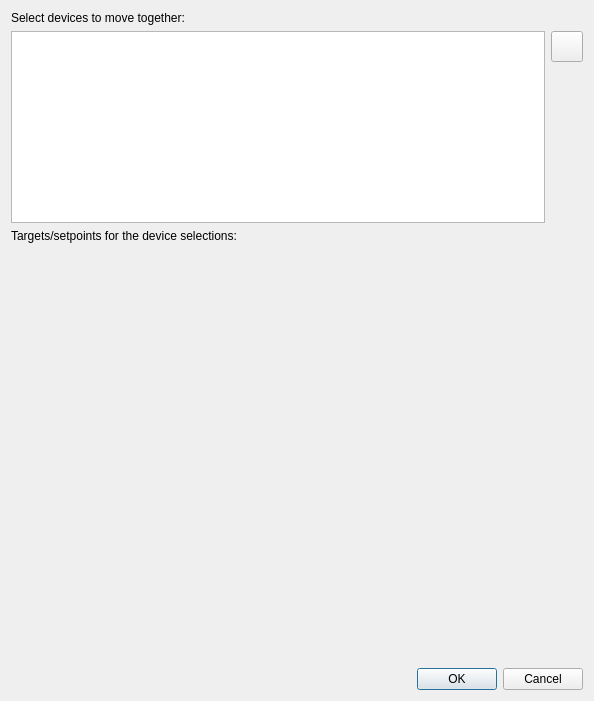
<?xml version="1.0" encoding="UTF-8"?>
<ui version="4.0">
 <class>Dialog</class>
 <widget class="QDialog" name="Dialog">
  <property name="geometry">
   <rect>
    <x>0</x>
    <y>0</y>
    <width>594</width>
    <height>701</height>
   </rect>
  </property>
  <property name="windowTitle">
   <string>Other devices</string>
  </property>
  <layout class="QVBoxLayout" name="verticalLayout">
   <item>
    <widget class="QLabel" name="label_2">
     <property name="text">
      <string>Select devices to move together:</string>
     </property>
    </widget>
   </item>
   <item>
    <layout class="QHBoxLayout" name="horizontalLayout">
     <item>
      <widget class="QListWidget" name="devList">
       <property name="sizePolicy">
        <sizepolicy hsizetype="Expanding" vsizetype="Expanding">
         <horstretch>0</horstretch>
         <verstretch>1</verstretch>
        </sizepolicy>
       </property>
       <property name="selectionMode">
        <enum>QAbstractItemView::MultiSelection</enum>
       </property>
       <property name="isWrapping" stdset="0">
        <bool>true</bool>
       </property>
       <property name="viewMode">
        <enum>QListView::ListMode</enum>
       </property>
      </widget>
     </item>
     <item>
      <layout class="QVBoxLayout" name="verticalLayout_2">
       <item>
        <widget class="QToolButton" name="addBtn">
         <property name="toolTip">
          <string>Add a setpoint table for selected devices</string>
         </property>
         <property name="icon">
          <iconset resource="../../../resources/nicos-gui.qrc">
           <normaloff>:/add</normaloff>:/add</iconset>
         </property>
         <property name="iconSize">
          <size>
           <width>24</width>
           <height>24</height>
          </size>
         </property>
        </widget>
       </item>
       <item>
        <spacer name="verticalSpacer">
         <property name="orientation">
          <enum>Qt::Vertical</enum>
         </property>
         <property name="sizeHint" stdset="0">
          <size>
           <width>20</width>
           <height>40</height>
          </size>
         </property>
        </spacer>
       </item>
      </layout>
     </item>
    </layout>
   </item>
   <item>
    <widget class="QLabel" name="label">
     <property name="text">
      <string>Targets/setpoints for the device selections:</string>
     </property>
    </widget>
   </item>
   <item>
    <widget class="QScrollArea" name="scrollArea">
     <property name="sizePolicy">
      <sizepolicy hsizetype="Expanding" vsizetype="Expanding">
       <horstretch>0</horstretch>
       <verstretch>2</verstretch>
      </sizepolicy>
     </property>
     <property name="frameShape">
      <enum>QFrame::NoFrame</enum>
     </property>
     <property name="horizontalScrollBarPolicy">
      <enum>Qt::ScrollBarAlwaysOff</enum>
     </property>
     <property name="widgetResizable">
      <bool>true</bool>
     </property>
     <widget class="QWidget" name="scrollAreaWidgetContents">
      <property name="geometry">
       <rect>
        <x>0</x>
        <y>0</y>
        <width>582</width>
        <height>416</height>
       </rect>
      </property>
     </widget>
    </widget>
   </item>
   <item>
    <widget class="QDialogButtonBox" name="buttonBox">
     <property name="orientation">
      <enum>Qt::Horizontal</enum>
     </property>
     <property name="standardButtons">
      <set>QDialogButtonBox::Cancel|QDialogButtonBox::Ok</set>
     </property>
    </widget>
   </item>
  </layout>
 </widget>
 <tabstops>
  <tabstop>buttonBox</tabstop>
 </tabstops>
 <resources>
  <include location="../../../resources/nicos-gui.qrc"/>
 </resources>
 <connections>
  <connection>
   <sender>buttonBox</sender>
   <signal>accepted()</signal>
   <receiver>Dialog</receiver>
   <slot>accept()</slot>
   <hints>
    <hint type="sourcelabel">
     <x>248</x>
     <y>254</y>
    </hint>
    <hint type="destinationlabel">
     <x>157</x>
     <y>274</y>
    </hint>
   </hints>
  </connection>
  <connection>
   <sender>buttonBox</sender>
   <signal>rejected()</signal>
   <receiver>Dialog</receiver>
   <slot>reject()</slot>
   <hints>
    <hint type="sourcelabel">
     <x>316</x>
     <y>260</y>
    </hint>
    <hint type="destinationlabel">
     <x>286</x>
     <y>274</y>
    </hint>
   </hints>
  </connection>
 </connections>
</ui>
